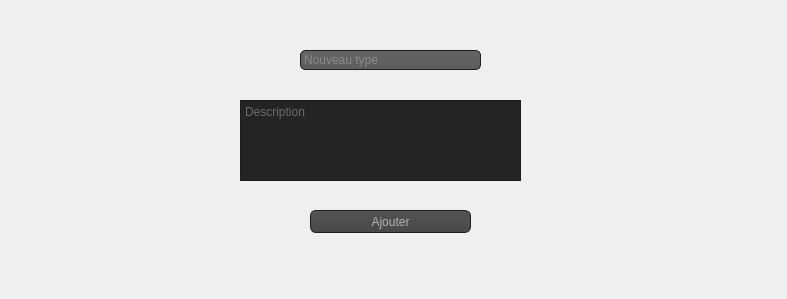
     <widget class="QWidget" name="page">
      <property name="geometry">
       <rect>
        <x>0</x>
        <y>0</y>
        <width>787</width>
        <height>299</height>
       </rect>
      </property>
      <attribute name="label">
       <string>Ajout</string>
      </attribute>
      <widget class="QLineEdit" name="lineEdit_type">
       <property name="geometry">
        <rect>
         <x>300</x>
         <y>50</y>
         <width>181</width>
         <height>20</height>
        </rect>
       </property>
       <property name="styleSheet">
        <string notr="true">QToolTip
{
     border: 1px solid black;
     background-color: #ffa02f;
     padding: 1px;
     border-radius: 3px;
     opacity: 100;
}

QWidget
{
    color: #b1b1b1;
    background-color: #323232;
}

QWidget:item:hover
{
    background-color: QLinearGradient( x1: 0, y1: 0, x2: 0, y2: 1, stop: 0 #ffa02f, stop: 1 #ca0619);
    color: #000000;
}

QWidget:item:selected
{
    background-color: QLinearGradient( x1: 0, y1: 0, x2: 0, y2: 1, stop: 0 #ffa02f, stop: 1 #d7801a);
}

QMenuBar::item
{
    background: transparent;
}

QMenuBar::item:selected
{
    background: transparent;
    border: 1px solid #ffaa00;
}

QMenuBar::item:pressed
{
    background: #444;
    border: 1px solid #000;
    background-color: QLinearGradient(
        x1:0, y1:0,
        x2:0, y2:1,
        stop:1 #212121,
        stop:0.4 #343434/*,
        stop:0.2 #343434,
        stop:0.1 #ffaa00*/
    );
    margin-bottom:-1px;
    padding-bottom:1px;
}

QMenu
{
    border: 1px solid #000;
}

QMenu::item
{
    padding: 2px 20px 2px 20px;
}

QMenu::item:selected
{
    color: #000000;
}

QWidget:disabled
{
    color: #404040;
    background-color: #323232;
}

QAbstractItemView
{
    background-color: QLinearGradient( x1: 0, y1: 0, x2: 0, y2: 1, stop: 0 #4d4d4d, stop: 0.1 #646464, stop: 1 #5d5d5d);
}

QWidget:focus
{
    /*border: 2px solid QLinearGradient( x1: 0, y1: 0, x2: 0, y2: 1, stop: 0 #ffa02f, stop: 1 #d7801a);*/
}

QLineEdit
{
    background-color: QLinearGradient( x1: 0, y1: 0, x2: 0, y2: 1, stop: 0 #4d4d4d, stop: 0 #646464, stop: 1 #5d5d5d);
    padding: 1px;
    border-style: solid;
    border: 1px solid #1e1e1e;
    border-radius: 5;
}

QPushButton
{
    color: #b1b1b1;
    background-color: QLinearGradient( x1: 0, y1: 0, x2: 0, y2: 1, stop: 0 #565656, stop: 0.1 #525252, stop: 0.5 #4e4e4e, stop: 0.9 #4a4a4a, stop: 1 #464646);
    border-width: 1px;
    border-color: #1e1e1e;
    border-style: solid;
    border-radius: 6;
    padding: 3px;
    font-size: 12px;
    padding-left: 5px;
    padding-right: 5px;
}

QPushButton:pressed
{
    background-color: QLinearGradient( x1: 0, y1: 0, x2: 0, y2: 1, stop: 0 #2d2d2d, stop: 0.1 #2b2b2b, stop: 0.5 #292929, stop: 0.9 #282828, stop: 1 #252525);
}

QComboBox
{
    selection-background-color: #ffaa00;
    background-color: QLinearGradient( x1: 0, y1: 0, x2: 0, y2: 1, stop: 0 #565656, stop: 0.1 #525252, stop: 0.5 #4e4e4e, stop: 0.9 #4a4a4a, stop: 1 #464646);
    border-style: solid;
    border: 1px solid #1e1e1e;
    border-radius: 5;
}

QComboBox:hover,QPushButton:hover
{
    border: 2px solid QLinearGradient( x1: 0, y1: 0, x2: 0, y2: 1, stop: 0 #ffa02f, stop: 1 #d7801a);
}


QComboBox:on
{
    padding-top: 3px;
    padding-left: 4px;
    background-color: QLinearGradient( x1: 0, y1: 0, x2: 0, y2: 1, stop: 0 #2d2d2d, stop: 0.1 #2b2b2b, stop: 0.5 #292929, stop: 0.9 #282828, stop: 1 #252525);
    selection-background-color: #ffaa00;
}

QComboBox QAbstractItemView
{
    border: 2px solid darkgray;
    selection-background-color: QLinearGradient( x1: 0, y1: 0, x2: 0, y2: 1, stop: 0 #ffa02f, stop: 1 #d7801a);
}

QComboBox::drop-down
{
     subcontrol-origin: padding;
     subcontrol-position: top right;
     width: 15px;

     border-left-width: 0px;
     border-left-color: darkgray;
     border-left-style: solid; /* just a single line */
     border-top-right-radius: 3px; /* same radius as the QComboBox */
     border-bottom-right-radius: 3px;
 }

QComboBox::down-arrow
{
     image: url(:/down_arrow.png);
}

QGroupBox:focus
{
border: 2px solid QLinearGradient( x1: 0, y1: 0, x2: 0, y2: 1, stop: 0 #ffa02f, stop: 1 #d7801a);
}

QTextEdit:focus
{
    border: 2px solid QLinearGradient( x1: 0, y1: 0, x2: 0, y2: 1, stop: 0 #ffa02f, stop: 1 #d7801a);
}

QScrollBar:horizontal {
     border: 1px solid #222222;
     background: QLinearGradient( x1: 0, y1: 0, x2: 0, y2: 1, stop: 0.0 #121212, stop: 0.2 #282828, stop: 1 #484848);
     height: 7px;
     margin: 0px 16px 0 16px;
}

QScrollBar::handle:horizontal
{
      background: QLinearGradient( x1: 0, y1: 0, x2: 1, y2: 0, stop: 0 #ffa02f, stop: 0.5 #d7801a, stop: 1 #ffa02f);
      min-height: 20px;
      border-radius: 2px;
}

QScrollBar::add-line:horizontal {
      border: 1px solid #1b1b19;
      border-radius: 2px;
      background: QLinearGradient( x1: 0, y1: 0, x2: 1, y2: 0, stop: 0 #ffa02f, stop: 1 #d7801a);
      width: 14px;
      subcontrol-position: right;
      subcontrol-origin: margin;
}

QScrollBar::sub-line:horizontal {
      border: 1px solid #1b1b19;
      border-radius: 2px;
      background: QLinearGradient( x1: 0, y1: 0, x2: 1, y2: 0, stop: 0 #ffa02f, stop: 1 #d7801a);
      width: 14px;
     subcontrol-position: left;
     subcontrol-origin: margin;
}

QScrollBar::right-arrow:horizontal, QScrollBar::left-arrow:horizontal
{
      border: 1px solid black;
      width: 1px;
      height: 1px;
      background: white;
}

QScrollBar::add-page:horizontal, QScrollBar::sub-page:horizontal
{
      background: none;
}

QScrollBar:vertical
{
      background: QLinearGradient( x1: 0, y1: 0, x2: 1, y2: 0, stop: 0.0 #121212, stop: 0.2 #282828, stop: 1 #484848);
      width: 7px;
      margin: 16px 0 16px 0;
      border: 1px solid #222222;
}

QScrollBar::handle:vertical
{
      background: QLinearGradient( x1: 0, y1: 0, x2: 0, y2: 1, stop: 0 #ffa02f, stop: 0.5 #d7801a, stop: 1 #ffa02f);
      min-height: 20px;
      border-radius: 2px;
}

QScrollBar::add-line:vertical
{
      border: 1px solid #1b1b19;
      border-radius: 2px;
      background: QLinearGradient( x1: 0, y1: 0, x2: 0, y2: 1, stop: 0 #ffa02f, stop: 1 #d7801a);
      height: 14px;
      subcontrol-position: bottom;
      subcontrol-origin: margin;
}

QScrollBar::sub-line:vertical
{
      border: 1px solid #1b1b19;
      border-radius: 2px;
      background: QLinearGradient( x1: 0, y1: 0, x2: 0, y2: 1, stop: 0 #d7801a, stop: 1 #ffa02f);
      height: 14px;
      subcontrol-position: top;
      subcontrol-origin: margin;
}

QScrollBar::up-arrow:vertical, QScrollBar::down-arrow:vertical
{
      border: 1px solid black;
      width: 1px;
      height: 1px;
      background: white;
}


QScrollBar::add-page:vertical, QScrollBar::sub-page:vertical
{
      background: none;
}

QTextEdit
{
    background-color: #242424;
}

QPlainTextEdit
{
    background-color: #242424;
}

QHeaderView::section
{
    background-color: QLinearGradient(x1:0, y1:0, x2:0, y2:1, stop:0 #616161, stop: 0.5 #505050, stop: 0.6 #434343, stop:1 #656565);
    color: white;
    padding-left: 4px;
    border: 1px solid #6c6c6c;
}

QCheckBox:disabled
{
color: #414141;
}

QDockWidget::title
{
    text-align: center;
    spacing: 3px; /* spacing between items in the tool bar */
    background-color: QLinearGradient(x1:0, y1:0, x2:0, y2:1, stop:0 #323232, stop: 0.5 #242424, stop:1 #323232);
}

QDockWidget::close-button, QDockWidget::float-button
{
    text-align: center;
    spacing: 1px; /* spacing between items in the tool bar */
    background-color: QLinearGradient(x1:0, y1:0, x2:0, y2:1, stop:0 #323232, stop: 0.5 #242424, stop:1 #323232);
}

QDockWidget::close-button:hover, QDockWidget::float-button:hover
{
    background: #242424;
}

QDockWidget::close-button:pressed, QDockWidget::float-button:pressed
{
    padding: 1px -1px -1px 1px;
}

QMainWindow::separator
{
    background-color: QLinearGradient(x1:0, y1:0, x2:0, y2:1, stop:0 #161616, stop: 0.5 #151515, stop: 0.6 #212121, stop:1 #343434);
    color: white;
    padding-left: 4px;
    border: 1px solid #4c4c4c;
    spacing: 3px; /* spacing between items in the tool bar */
}

QMainWindow::separator:hover
{

    background-color: QLinearGradient(x1:0, y1:0, x2:0, y2:1, stop:0 #d7801a, stop:0.5 #b56c17 stop:1 #ffa02f);
    color: white;
    padding-left: 4px;
    border: 1px solid #6c6c6c;
    spacing: 3px; /* spacing between items in the tool bar */
}

QToolBar::handle
{
     spacing: 3px; /* spacing between items in the tool bar */
     background: url(:/images/handle.png);
}

QMenu::separator
{
    height: 2px;
    background-color: QLinearGradient(x1:0, y1:0, x2:0, y2:1, stop:0 #161616, stop: 0.5 #151515, stop: 0.6 #212121, stop:1 #343434);
    color: white;
    padding-left: 4px;
    margin-left: 10px;
    margin-right: 5px;
}

QProgressBar
{
    border: 2px solid grey;
    border-radius: 5px;
    text-align: center;
}

QProgressBar::chunk
{
    background-color: #d7801a;
    width: 2.15px;
    margin: 0.5px;
}

QTabBar::tab {
    color: #b1b1b1;
    border: 1px solid #444;
    border-bottom-style: none;
    background-color: #323232;
    padding-left: 10px;
    padding-right: 10px;
    padding-top: 3px;
    padding-bottom: 2px;
    margin-right: -1px;
}

QTabWidget::pane {
    border: 1px solid #444;
    top: 1px;
}

QTabBar::tab:last
{
    margin-right: 0; /* the last selected tab has nothing to overlap with on the right */
    border-top-right-radius: 3px;
}

QTabBar::tab:first:!selected
{
 margin-left: 0px; /* the last selected tab has nothing to overlap with on the right */


    border-top-left-radius: 3px;
}

QTabBar::tab:!selected
{
    color: #b1b1b1;
    border-bottom-style: solid;
    margin-top: 3px;
    background-color: QLinearGradient(x1:0, y1:0, x2:0, y2:1, stop:1 #212121, stop:.4 #343434);
}

QTabBar::tab:selected
{
    border-top-left-radius: 3px;
    border-top-right-radius: 3px;
    margin-bottom: 0px;
}

QTabBar::tab:!selected:hover
{
    /*border-top: 2px solid #ffaa00;
    padding-bottom: 3px;*/
    border-top-left-radius: 3px;
    border-top-right-radius: 3px;
    background-color: QLinearGradient(x1:0, y1:0, x2:0, y2:1, stop:1 #212121, stop:0.4 #343434, stop:0.2 #343434, stop:0.1 #ffaa00);
}

QRadioButton::indicator:checked, QRadioButton::indicator:unchecked{
    color: #b1b1b1;
    background-color: #323232;
    border: 1px solid #b1b1b1;
    border-radius: 6px;
}

QRadioButton::indicator:checked
{
    background-color: qradialgradient(
        cx: 0.5, cy: 0.5,
        fx: 0.5, fy: 0.5,
        radius: 1.0,
        stop: 0.25 #ffaa00,
        stop: 0.3 #323232
    );
}

QCheckBox::indicator{
    color: #b1b1b1;
    background-color: #323232;
    border: 1px solid #b1b1b1;
    width: 9px;
    height: 9px;
}

QRadioButton::indicator
{
    border-radius: 6px;
}

QRadioButton::indicator:hover, QCheckBox::indicator:hover
{
    border: 1px solid #ffaa00;
}

QCheckBox::indicator:checked
{
    image:url(:/images/checkbox.png);
}

QCheckBox::indicator:disabled, QRadioButton::indicator:disabled
{
    border: 1px solid #444;
}</string>
       </property>
       <property name="placeholderText">
        <string>Nouveau type</string>
       </property>
      </widget>
      <widget class="QTextEdit" name="textEdit">
       <property name="geometry">
        <rect>
         <x>240</x>
         <y>100</y>
         <width>281</width>
         <height>81</height>
        </rect>
       </property>
       <property name="styleSheet">
        <string notr="true">QToolTip
{
     border: 1px solid black;
     background-color: #ffa02f;
     padding: 1px;
     border-radius: 3px;
     opacity: 100;
}

QWidget
{
    color: #b1b1b1;
    background-color: #323232;
}

QWidget:item:hover
{
    background-color: QLinearGradient( x1: 0, y1: 0, x2: 0, y2: 1, stop: 0 #ffa02f, stop: 1 #ca0619);
    color: #000000;
}

QWidget:item:selected
{
    background-color: QLinearGradient( x1: 0, y1: 0, x2: 0, y2: 1, stop: 0 #ffa02f, stop: 1 #d7801a);
}

QMenuBar::item
{
    background: transparent;
}

QMenuBar::item:selected
{
    background: transparent;
    border: 1px solid #ffaa00;
}

QMenuBar::item:pressed
{
    background: #444;
    border: 1px solid #000;
    background-color: QLinearGradient(
        x1:0, y1:0,
        x2:0, y2:1,
        stop:1 #212121,
        stop:0.4 #343434/*,
        stop:0.2 #343434,
        stop:0.1 #ffaa00*/
    );
    margin-bottom:-1px;
    padding-bottom:1px;
}

QMenu
{
    border: 1px solid #000;
}

QMenu::item
{
    padding: 2px 20px 2px 20px;
}

QMenu::item:selected
{
    color: #000000;
}

QWidget:disabled
{
    color: #404040;
    background-color: #323232;
}

QAbstractItemView
{
    background-color: QLinearGradient( x1: 0, y1: 0, x2: 0, y2: 1, stop: 0 #4d4d4d, stop: 0.1 #646464, stop: 1 #5d5d5d);
}

QWidget:focus
{
    /*border: 2px solid QLinearGradient( x1: 0, y1: 0, x2: 0, y2: 1, stop: 0 #ffa02f, stop: 1 #d7801a);*/
}

QLineEdit
{
    background-color: QLinearGradient( x1: 0, y1: 0, x2: 0, y2: 1, stop: 0 #4d4d4d, stop: 0 #646464, stop: 1 #5d5d5d);
    padding: 1px;
    border-style: solid;
    border: 1px solid #1e1e1e;
    border-radius: 5;
}

QPushButton
{
    color: #b1b1b1;
    background-color: QLinearGradient( x1: 0, y1: 0, x2: 0, y2: 1, stop: 0 #565656, stop: 0.1 #525252, stop: 0.5 #4e4e4e, stop: 0.9 #4a4a4a, stop: 1 #464646);
    border-width: 1px;
    border-color: #1e1e1e;
    border-style: solid;
    border-radius: 6;
    padding: 3px;
    font-size: 12px;
    padding-left: 5px;
    padding-right: 5px;
}

QPushButton:pressed
{
    background-color: QLinearGradient( x1: 0, y1: 0, x2: 0, y2: 1, stop: 0 #2d2d2d, stop: 0.1 #2b2b2b, stop: 0.5 #292929, stop: 0.9 #282828, stop: 1 #252525);
}

QComboBox
{
    selection-background-color: #ffaa00;
    background-color: QLinearGradient( x1: 0, y1: 0, x2: 0, y2: 1, stop: 0 #565656, stop: 0.1 #525252, stop: 0.5 #4e4e4e, stop: 0.9 #4a4a4a, stop: 1 #464646);
    border-style: solid;
    border: 1px solid #1e1e1e;
    border-radius: 5;
}

QComboBox:hover,QPushButton:hover
{
    border: 2px solid QLinearGradient( x1: 0, y1: 0, x2: 0, y2: 1, stop: 0 #ffa02f, stop: 1 #d7801a);
}


QComboBox:on
{
    padding-top: 3px;
    padding-left: 4px;
    background-color: QLinearGradient( x1: 0, y1: 0, x2: 0, y2: 1, stop: 0 #2d2d2d, stop: 0.1 #2b2b2b, stop: 0.5 #292929, stop: 0.9 #282828, stop: 1 #252525);
    selection-background-color: #ffaa00;
}

QComboBox QAbstractItemView
{
    border: 2px solid darkgray;
    selection-background-color: QLinearGradient( x1: 0, y1: 0, x2: 0, y2: 1, stop: 0 #ffa02f, stop: 1 #d7801a);
}

QComboBox::drop-down
{
     subcontrol-origin: padding;
     subcontrol-position: top right;
     width: 15px;

     border-left-width: 0px;
     border-left-color: darkgray;
     border-left-style: solid; /* just a single line */
     border-top-right-radius: 3px; /* same radius as the QComboBox */
     border-bottom-right-radius: 3px;
 }

QComboBox::down-arrow
{
     image: url(:/down_arrow.png);
}

QGroupBox:focus
{
border: 2px solid QLinearGradient( x1: 0, y1: 0, x2: 0, y2: 1, stop: 0 #ffa02f, stop: 1 #d7801a);
}

QTextEdit:focus
{
    border: 2px solid QLinearGradient( x1: 0, y1: 0, x2: 0, y2: 1, stop: 0 #ffa02f, stop: 1 #d7801a);
}

QScrollBar:horizontal {
     border: 1px solid #222222;
     background: QLinearGradient( x1: 0, y1: 0, x2: 0, y2: 1, stop: 0.0 #121212, stop: 0.2 #282828, stop: 1 #484848);
     height: 7px;
     margin: 0px 16px 0 16px;
}

QScrollBar::handle:horizontal
{
      background: QLinearGradient( x1: 0, y1: 0, x2: 1, y2: 0, stop: 0 #ffa02f, stop: 0.5 #d7801a, stop: 1 #ffa02f);
      min-height: 20px;
      border-radius: 2px;
}

QScrollBar::add-line:horizontal {
      border: 1px solid #1b1b19;
      border-radius: 2px;
      background: QLinearGradient( x1: 0, y1: 0, x2: 1, y2: 0, stop: 0 #ffa02f, stop: 1 #d7801a);
      width: 14px;
      subcontrol-position: right;
      subcontrol-origin: margin;
}

QScrollBar::sub-line:horizontal {
      border: 1px solid #1b1b19;
      border-radius: 2px;
      background: QLinearGradient( x1: 0, y1: 0, x2: 1, y2: 0, stop: 0 #ffa02f, stop: 1 #d7801a);
      width: 14px;
     subcontrol-position: left;
     subcontrol-origin: margin;
}

QScrollBar::right-arrow:horizontal, QScrollBar::left-arrow:horizontal
{
      border: 1px solid black;
      width: 1px;
      height: 1px;
      background: white;
}

QScrollBar::add-page:horizontal, QScrollBar::sub-page:horizontal
{
      background: none;
}

QScrollBar:vertical
{
      background: QLinearGradient( x1: 0, y1: 0, x2: 1, y2: 0, stop: 0.0 #121212, stop: 0.2 #282828, stop: 1 #484848);
      width: 7px;
      margin: 16px 0 16px 0;
      border: 1px solid #222222;
}

QScrollBar::handle:vertical
{
      background: QLinearGradient( x1: 0, y1: 0, x2: 0, y2: 1, stop: 0 #ffa02f, stop: 0.5 #d7801a, stop: 1 #ffa02f);
      min-height: 20px;
      border-radius: 2px;
}

QScrollBar::add-line:vertical
{
      border: 1px solid #1b1b19;
      border-radius: 2px;
      background: QLinearGradient( x1: 0, y1: 0, x2: 0, y2: 1, stop: 0 #ffa02f, stop: 1 #d7801a);
      height: 14px;
      subcontrol-position: bottom;
      subcontrol-origin: margin;
}

QScrollBar::sub-line:vertical
{
      border: 1px solid #1b1b19;
      border-radius: 2px;
      background: QLinearGradient( x1: 0, y1: 0, x2: 0, y2: 1, stop: 0 #d7801a, stop: 1 #ffa02f);
      height: 14px;
      subcontrol-position: top;
      subcontrol-origin: margin;
}

QScrollBar::up-arrow:vertical, QScrollBar::down-arrow:vertical
{
      border: 1px solid black;
      width: 1px;
      height: 1px;
      background: white;
}


QScrollBar::add-page:vertical, QScrollBar::sub-page:vertical
{
      background: none;
}

QTextEdit
{
    background-color: #242424;
}

QPlainTextEdit
{
    background-color: #242424;
}

QHeaderView::section
{
    background-color: QLinearGradient(x1:0, y1:0, x2:0, y2:1, stop:0 #616161, stop: 0.5 #505050, stop: 0.6 #434343, stop:1 #656565);
    color: white;
    padding-left: 4px;
    border: 1px solid #6c6c6c;
}

QCheckBox:disabled
{
color: #414141;
}

QDockWidget::title
{
    text-align: center;
    spacing: 3px; /* spacing between items in the tool bar */
    background-color: QLinearGradient(x1:0, y1:0, x2:0, y2:1, stop:0 #323232, stop: 0.5 #242424, stop:1 #323232);
}

QDockWidget::close-button, QDockWidget::float-button
{
    text-align: center;
    spacing: 1px; /* spacing between items in the tool bar */
    background-color: QLinearGradient(x1:0, y1:0, x2:0, y2:1, stop:0 #323232, stop: 0.5 #242424, stop:1 #323232);
}

QDockWidget::close-button:hover, QDockWidget::float-button:hover
{
    background: #242424;
}

QDockWidget::close-button:pressed, QDockWidget::float-button:pressed
{
    padding: 1px -1px -1px 1px;
}

QMainWindow::separator
{
    background-color: QLinearGradient(x1:0, y1:0, x2:0, y2:1, stop:0 #161616, stop: 0.5 #151515, stop: 0.6 #212121, stop:1 #343434);
    color: white;
    padding-left: 4px;
    border: 1px solid #4c4c4c;
    spacing: 3px; /* spacing between items in the tool bar */
}

QMainWindow::separator:hover
{

    background-color: QLinearGradient(x1:0, y1:0, x2:0, y2:1, stop:0 #d7801a, stop:0.5 #b56c17 stop:1 #ffa02f);
    color: white;
    padding-left: 4px;
    border: 1px solid #6c6c6c;
    spacing: 3px; /* spacing between items in the tool bar */
}

QToolBar::handle
{
     spacing: 3px; /* spacing between items in the tool bar */
     background: url(:/images/handle.png);
}

QMenu::separator
{
    height: 2px;
    background-color: QLinearGradient(x1:0, y1:0, x2:0, y2:1, stop:0 #161616, stop: 0.5 #151515, stop: 0.6 #212121, stop:1 #343434);
    color: white;
    padding-left: 4px;
    margin-left: 10px;
    margin-right: 5px;
}

QProgressBar
{
    border: 2px solid grey;
    border-radius: 5px;
    text-align: center;
}

QProgressBar::chunk
{
    background-color: #d7801a;
    width: 2.15px;
    margin: 0.5px;
}

QTabBar::tab {
    color: #b1b1b1;
    border: 1px solid #444;
    border-bottom-style: none;
    background-color: #323232;
    padding-left: 10px;
    padding-right: 10px;
    padding-top: 3px;
    padding-bottom: 2px;
    margin-right: -1px;
}

QTabWidget::pane {
    border: 1px solid #444;
    top: 1px;
}

QTabBar::tab:last
{
    margin-right: 0; /* the last selected tab has nothing to overlap with on the right */
    border-top-right-radius: 3px;
}

QTabBar::tab:first:!selected
{
 margin-left: 0px; /* the last selected tab has nothing to overlap with on the right */


    border-top-left-radius: 3px;
}

QTabBar::tab:!selected
{
    color: #b1b1b1;
    border-bottom-style: solid;
    margin-top: 3px;
    background-color: QLinearGradient(x1:0, y1:0, x2:0, y2:1, stop:1 #212121, stop:.4 #343434);
}

QTabBar::tab:selected
{
    border-top-left-radius: 3px;
    border-top-right-radius: 3px;
    margin-bottom: 0px;
}

QTabBar::tab:!selected:hover
{
    /*border-top: 2px solid #ffaa00;
    padding-bottom: 3px;*/
    border-top-left-radius: 3px;
    border-top-right-radius: 3px;
    background-color: QLinearGradient(x1:0, y1:0, x2:0, y2:1, stop:1 #212121, stop:0.4 #343434, stop:0.2 #343434, stop:0.1 #ffaa00);
}

QRadioButton::indicator:checked, QRadioButton::indicator:unchecked{
    color: #b1b1b1;
    background-color: #323232;
    border: 1px solid #b1b1b1;
    border-radius: 6px;
}

QRadioButton::indicator:checked
{
    background-color: qradialgradient(
        cx: 0.5, cy: 0.5,
        fx: 0.5, fy: 0.5,
        radius: 1.0,
        stop: 0.25 #ffaa00,
        stop: 0.3 #323232
    );
}

QCheckBox::indicator{
    color: #b1b1b1;
    background-color: #323232;
    border: 1px solid #b1b1b1;
    width: 9px;
    height: 9px;
}

QRadioButton::indicator
{
    border-radius: 6px;
}

QRadioButton::indicator:hover, QCheckBox::indicator:hover
{
    border: 1px solid #ffaa00;
}

QCheckBox::indicator:checked
{
    image:url(:/images/checkbox.png);
}

QCheckBox::indicator:disabled, QRadioButton::indicator:disabled
{
    border: 1px solid #444;
}QLineEdit {
    border: 2px solid gray;
    border-radius: 10px;
    padding: 0 8px;
    background: yellow;
    selection-background-color: darkgray;
}</string>
       </property>
       <property name="documentTitle">
        <string/>
       </property>
       <property name="lineWrapMode">
        <enum>QTextEdit::WidgetWidth</enum>
       </property>
       <property name="placeholderText">
        <string>Description</string>
       </property>
      </widget>
      <widget class="QPushButton" name="pb_ajouter_type">
       <property name="geometry">
        <rect>
         <x>310</x>
         <y>210</y>
         <width>161</width>
         <height>23</height>
        </rect>
       </property>
       <property name="styleSheet">
        <string notr="true">QToolTip
{
     border: 1px solid black;
     background-color: #ffa02f;
     padding: 1px;
     border-radius: 3px;
     opacity: 100;
}

QWidget
{
    color: #b1b1b1;
    background-color: #323232;
}

QWidget:item:hover
{
    background-color: QLinearGradient( x1: 0, y1: 0, x2: 0, y2: 1, stop: 0 #ffa02f, stop: 1 #ca0619);
    color: #000000;
}

QWidget:item:selected
{
    background-color: QLinearGradient( x1: 0, y1: 0, x2: 0, y2: 1, stop: 0 #ffa02f, stop: 1 #d7801a);
}

QMenuBar::item
{
    background: transparent;
}

QMenuBar::item:selected
{
    background: transparent;
    border: 1px solid #ffaa00;
}

QMenuBar::item:pressed
{
    background: #444;
    border: 1px solid #000;
    background-color: QLinearGradient(
        x1:0, y1:0,
        x2:0, y2:1,
        stop:1 #212121,
        stop:0.4 #343434/*,
        stop:0.2 #343434,
        stop:0.1 #ffaa00*/
    );
    margin-bottom:-1px;
    padding-bottom:1px;
}

QMenu
{
    border: 1px solid #000;
}

QMenu::item
{
    padding: 2px 20px 2px 20px;
}

QMenu::item:selected
{
    color: #000000;
}

QWidget:disabled
{
    color: #404040;
    background-color: #323232;
}

QAbstractItemView
{
    background-color: QLinearGradient( x1: 0, y1: 0, x2: 0, y2: 1, stop: 0 #4d4d4d, stop: 0.1 #646464, stop: 1 #5d5d5d);
}

QWidget:focus
{
    /*border: 2px solid QLinearGradient( x1: 0, y1: 0, x2: 0, y2: 1, stop: 0 #ffa02f, stop: 1 #d7801a);*/
}

QLineEdit
{
    background-color: QLinearGradient( x1: 0, y1: 0, x2: 0, y2: 1, stop: 0 #4d4d4d, stop: 0 #646464, stop: 1 #5d5d5d);
    padding: 1px;
    border-style: solid;
    border: 1px solid #1e1e1e;
    border-radius: 5;
}

QPushButton
{
    color: #b1b1b1;
    background-color: QLinearGradient( x1: 0, y1: 0, x2: 0, y2: 1, stop: 0 #565656, stop: 0.1 #525252, stop: 0.5 #4e4e4e, stop: 0.9 #4a4a4a, stop: 1 #464646);
    border-width: 1px;
    border-color: #1e1e1e;
    border-style: solid;
    border-radius: 6;
    padding: 3px;
    font-size: 12px;
    padding-left: 5px;
    padding-right: 5px;
}

QPushButton:pressed
{
    background-color: QLinearGradient( x1: 0, y1: 0, x2: 0, y2: 1, stop: 0 #2d2d2d, stop: 0.1 #2b2b2b, stop: 0.5 #292929, stop: 0.9 #282828, stop: 1 #252525);
}

QComboBox
{
    selection-background-color: #ffaa00;
    background-color: QLinearGradient( x1: 0, y1: 0, x2: 0, y2: 1, stop: 0 #565656, stop: 0.1 #525252, stop: 0.5 #4e4e4e, stop: 0.9 #4a4a4a, stop: 1 #464646);
    border-style: solid;
    border: 1px solid #1e1e1e;
    border-radius: 5;
}

QComboBox:hover,QPushButton:hover
{
    border: 2px solid QLinearGradient( x1: 0, y1: 0, x2: 0, y2: 1, stop: 0 #ffa02f, stop: 1 #d7801a);
}


QComboBox:on
{
    padding-top: 3px;
    padding-left: 4px;
    background-color: QLinearGradient( x1: 0, y1: 0, x2: 0, y2: 1, stop: 0 #2d2d2d, stop: 0.1 #2b2b2b, stop: 0.5 #292929, stop: 0.9 #282828, stop: 1 #252525);
    selection-background-color: #ffaa00;
}

QComboBox QAbstractItemView
{
    border: 2px solid darkgray;
    selection-background-color: QLinearGradient( x1: 0, y1: 0, x2: 0, y2: 1, stop: 0 #ffa02f, stop: 1 #d7801a);
}

QComboBox::drop-down
{
     subcontrol-origin: padding;
     subcontrol-position: top right;
     width: 15px;

     border-left-width: 0px;
     border-left-color: darkgray;
     border-left-style: solid; /* just a single line */
     border-top-right-radius: 3px; /* same radius as the QComboBox */
     border-bottom-right-radius: 3px;
 }

QComboBox::down-arrow
{
     image: url(:/down_arrow.png);
}

QGroupBox:focus
{
border: 2px solid QLinearGradient( x1: 0, y1: 0, x2: 0, y2: 1, stop: 0 #ffa02f, stop: 1 #d7801a);
}

QTextEdit:focus
{
    border: 2px solid QLinearGradient( x1: 0, y1: 0, x2: 0, y2: 1, stop: 0 #ffa02f, stop: 1 #d7801a);
}

QScrollBar:horizontal {
     border: 1px solid #222222;
     background: QLinearGradient( x1: 0, y1: 0, x2: 0, y2: 1, stop: 0.0 #121212, stop: 0.2 #282828, stop: 1 #484848);
     height: 7px;
     margin: 0px 16px 0 16px;
}

QScrollBar::handle:horizontal
{
      background: QLinearGradient( x1: 0, y1: 0, x2: 1, y2: 0, stop: 0 #ffa02f, stop: 0.5 #d7801a, stop: 1 #ffa02f);
      min-height: 20px;
      border-radius: 2px;
}

QScrollBar::add-line:horizontal {
      border: 1px solid #1b1b19;
      border-radius: 2px;
      background: QLinearGradient( x1: 0, y1: 0, x2: 1, y2: 0, stop: 0 #ffa02f, stop: 1 #d7801a);
      width: 14px;
      subcontrol-position: right;
      subcontrol-origin: margin;
}

QScrollBar::sub-line:horizontal {
      border: 1px solid #1b1b19;
      border-radius: 2px;
      background: QLinearGradient( x1: 0, y1: 0, x2: 1, y2: 0, stop: 0 #ffa02f, stop: 1 #d7801a);
      width: 14px;
     subcontrol-position: left;
     subcontrol-origin: margin;
}

QScrollBar::right-arrow:horizontal, QScrollBar::left-arrow:horizontal
{
      border: 1px solid black;
      width: 1px;
      height: 1px;
      background: white;
}

QScrollBar::add-page:horizontal, QScrollBar::sub-page:horizontal
{
      background: none;
}

QScrollBar:vertical
{
      background: QLinearGradient( x1: 0, y1: 0, x2: 1, y2: 0, stop: 0.0 #121212, stop: 0.2 #282828, stop: 1 #484848);
      width: 7px;
      margin: 16px 0 16px 0;
      border: 1px solid #222222;
}

QScrollBar::handle:vertical
{
      background: QLinearGradient( x1: 0, y1: 0, x2: 0, y2: 1, stop: 0 #ffa02f, stop: 0.5 #d7801a, stop: 1 #ffa02f);
      min-height: 20px;
      border-radius: 2px;
}

QScrollBar::add-line:vertical
{
      border: 1px solid #1b1b19;
      border-radius: 2px;
      background: QLinearGradient( x1: 0, y1: 0, x2: 0, y2: 1, stop: 0 #ffa02f, stop: 1 #d7801a);
      height: 14px;
      subcontrol-position: bottom;
      subcontrol-origin: margin;
}

QScrollBar::sub-line:vertical
{
      border: 1px solid #1b1b19;
      border-radius: 2px;
      background: QLinearGradient( x1: 0, y1: 0, x2: 0, y2: 1, stop: 0 #d7801a, stop: 1 #ffa02f);
      height: 14px;
      subcontrol-position: top;
      subcontrol-origin: margin;
}

QScrollBar::up-arrow:vertical, QScrollBar::down-arrow:vertical
{
      border: 1px solid black;
      width: 1px;
      height: 1px;
      background: white;
}


QScrollBar::add-page:vertical, QScrollBar::sub-page:vertical
{
      background: none;
}

QTextEdit
{
    background-color: #242424;
}

QPlainTextEdit
{
    background-color: #242424;
}

QHeaderView::section
{
    background-color: QLinearGradient(x1:0, y1:0, x2:0, y2:1, stop:0 #616161, stop: 0.5 #505050, stop: 0.6 #434343, stop:1 #656565);
    color: white;
    padding-left: 4px;
    border: 1px solid #6c6c6c;
}

QCheckBox:disabled
{
color: #414141;
}

QDockWidget::title
{
    text-align: center;
    spacing: 3px; /* spacing between items in the tool bar */
    background-color: QLinearGradient(x1:0, y1:0, x2:0, y2:1, stop:0 #323232, stop: 0.5 #242424, stop:1 #323232);
}

QDockWidget::close-button, QDockWidget::float-button
{
    text-align: center;
    spacing: 1px; /* spacing between items in the tool bar */
    background-color: QLinearGradient(x1:0, y1:0, x2:0, y2:1, stop:0 #323232, stop: 0.5 #242424, stop:1 #323232);
}

QDockWidget::close-button:hover, QDockWidget::float-button:hover
{
    background: #242424;
}

QDockWidget::close-button:pressed, QDockWidget::float-button:pressed
{
    padding: 1px -1px -1px 1px;
}

QMainWindow::separator
{
    background-color: QLinearGradient(x1:0, y1:0, x2:0, y2:1, stop:0 #161616, stop: 0.5 #151515, stop: 0.6 #212121, stop:1 #343434);
    color: white;
    padding-left: 4px;
    border: 1px solid #4c4c4c;
    spacing: 3px; /* spacing between items in the tool bar */
}

QMainWindow::separator:hover
{

    background-color: QLinearGradient(x1:0, y1:0, x2:0, y2:1, stop:0 #d7801a, stop:0.5 #b56c17 stop:1 #ffa02f);
    color: white;
    padding-left: 4px;
    border: 1px solid #6c6c6c;
    spacing: 3px; /* spacing between items in the tool bar */
}

QToolBar::handle
{
     spacing: 3px; /* spacing between items in the tool bar */
     background: url(:/images/handle.png);
}

QMenu::separator
{
    height: 2px;
    background-color: QLinearGradient(x1:0, y1:0, x2:0, y2:1, stop:0 #161616, stop: 0.5 #151515, stop: 0.6 #212121, stop:1 #343434);
    color: white;
    padding-left: 4px;
    margin-left: 10px;
    margin-right: 5px;
}

QProgressBar
{
    border: 2px solid grey;
    border-radius: 5px;
    text-align: center;
}

QProgressBar::chunk
{
    background-color: #d7801a;
    width: 2.15px;
    margin: 0.5px;
}

QTabBar::tab {
    color: #b1b1b1;
    border: 1px solid #444;
    border-bottom-style: none;
    background-color: #323232;
    padding-left: 10px;
    padding-right: 10px;
    padding-top: 3px;
    padding-bottom: 2px;
    margin-right: -1px;
}

QTabWidget::pane {
    border: 1px solid #444;
    top: 1px;
}

QTabBar::tab:last
{
    margin-right: 0; /* the last selected tab has nothing to overlap with on the right */
    border-top-right-radius: 3px;
}

QTabBar::tab:first:!selected
{
 margin-left: 0px; /* the last selected tab has nothing to overlap with on the right */


    border-top-left-radius: 3px;
}

QTabBar::tab:!selected
{
    color: #b1b1b1;
    border-bottom-style: solid;
    margin-top: 3px;
    background-color: QLinearGradient(x1:0, y1:0, x2:0, y2:1, stop:1 #212121, stop:.4 #343434);
}

QTabBar::tab:selected
{
    border-top-left-radius: 3px;
    border-top-right-radius: 3px;
    margin-bottom: 0px;
}

QTabBar::tab:!selected:hover
{
    /*border-top: 2px solid #ffaa00;
    padding-bottom: 3px;*/
    border-top-left-radius: 3px;
    border-top-right-radius: 3px;
    background-color: QLinearGradient(x1:0, y1:0, x2:0, y2:1, stop:1 #212121, stop:0.4 #343434, stop:0.2 #343434, stop:0.1 #ffaa00);
}

QRadioButton::indicator:checked, QRadioButton::indicator:unchecked{
    color: #b1b1b1;
    background-color: #323232;
    border: 1px solid #b1b1b1;
    border-radius: 6px;
}

QRadioButton::indicator:checked
{
    background-color: qradialgradient(
        cx: 0.5, cy: 0.5,
        fx: 0.5, fy: 0.5,
        radius: 1.0,
        stop: 0.25 #ffaa00,
        stop: 0.3 #323232
    );
}

QCheckBox::indicator{
    color: #b1b1b1;
    background-color: #323232;
    border: 1px solid #b1b1b1;
    width: 9px;
    height: 9px;
}

QRadioButton::indicator
{
    border-radius: 6px;
}

QRadioButton::indicator:hover, QCheckBox::indicator:hover
{
    border: 1px solid #ffaa00;
}

QCheckBox::indicator:checked
{
    image:url(:/images/checkbox.png);
}

QCheckBox::indicator:disabled, QRadioButton::indicator:disabled
{
    border: 1px solid #444;
}</string>
       </property>
       <property name="text">
        <string>Ajouter</string>
       </property>
      </widget>
     </widget>
